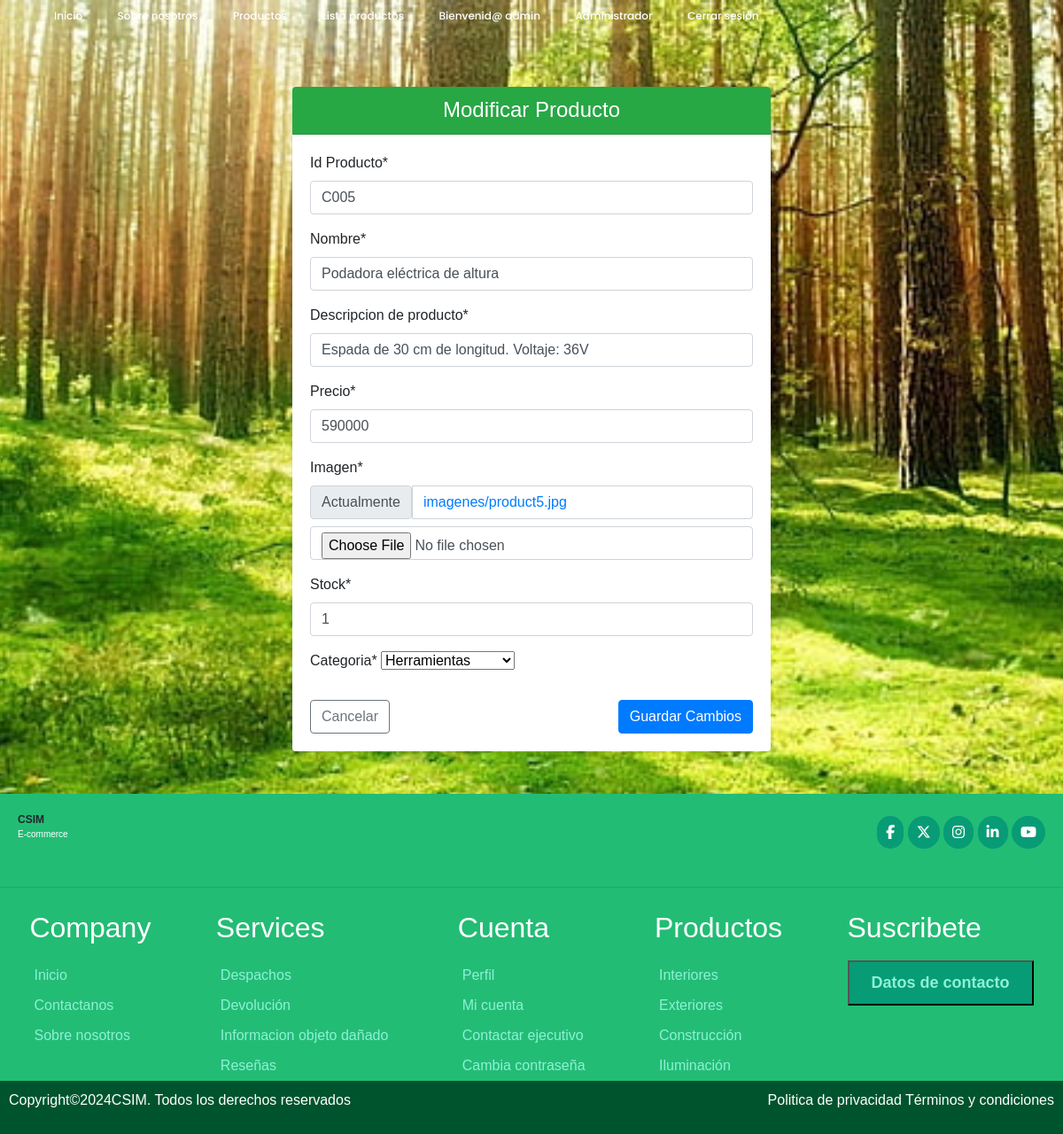
The page /modificar/C005/ (signed in) on the database its author committed.
### ferreteria/models.py (models this page shows, shortened)
class Producto(models.Model):
    idProducto = models.CharField(primary_key=True, max_length=5, verbose_name='Id Producto')
    nombre = models.CharField(max_length=50, verbose_name='Nombre del producto')
    descripcion = models.CharField(max_length=400,verbose_name='Descripcion de producto')
    precio = models.IntegerField(null=True, verbose_name='Ingrese precio producto')
    imagen= models.ImageField(upload_to="imagenes", null=True, verbose_name='Imagen')
    stock = models.IntegerField(verbose_name='stock',default=0)
    categoria= models.ForeignKey('Categoria', on_delete=models.CASCADE, verbose_name='Categoria')

### ferreteria/views.py (the view)
# urls.py: path('modificar/<id>/', views.modificar, name="modificar"),
@permission_required ('ferreteria.change_producto')
def modificar(request, id):
    producto = get_object_or_404(Producto, idProducto=id)
    data = {
        'form': ProductoForm(instance=producto)
    }
    if request.method== 'POST':
        formulario = ProductoForm(data=request.POST, instance=producto, files=request.FILES)
        if formulario.is_valid():
            formulario.save()
            messages.success(request, "Modificado correctamente")
        return redirect(to="lista")
    return render (request, 'producto/modificar.html', data)

### ferreteria/forms.py
class ProductoForm(forms.ModelForm):
    nombre = forms.CharField(min_length=3, max_length=50)
    imagen = forms.ImageField(required=True, validators=[MaxSizeFileValidator(max_file_size=4)])
    precio = forms.IntegerField(min_value=1, max_value=3000000)
    class Meta:
        model = Producto
        fields = '__all__'

### ferreteria/context_processor.py (called while the page is built, shortened)
def total_carrito(request):
    total = 0
    return {'total_carrito':int(total)}

### ferreteria/models.py (called while the page is built)
    def __str__(self):
        return self.nombreCategoria

### ferreteria/templates/producto/modificar.html (shortened to what this page needs)
{% extends 'base.html' %}
{% load static %}
{% load crispy_forms_tags %}
{% block css %}
<link rel="stylesheet" href="{% static 'css/estilo.css' %}">
{% endblock %}
{% block contenido %}
<div class="container my-5">
    <div class="row justify-content-center">
        <div class="col-12 col-md-8 col-lg-6">
            <div class="card shadow-sm border-0">
                <div class="card-header bg-success text-white text-center rounded-top">
                    <h4 class="mb-0">Modificar Producto</h4>
                </div>
                <div class="card-body">
                    <form action="" method="post" enctype="multipart/form-data">
                        {{ form|crispy }}
                        <div class="d-flex justify-content-between mt-4">
                            <a href="{% url 'lista' %}" class="btn btn-outline-secondary">Cancelar</a>
                            <button type="submit" class="btn btn-primary">Guardar Cambios</button>
                        </div>
                    </form>
                </div>
            </div>
        </div>
    </div>
</div>
{% endblock %}

### ferreteria/templates/base.html (shortened to what this page needs)
<!DOCTYPE html>
<html lang="en">
<head>
    {% load static %}
    <link rel="stylesheet" href="https://cdn.jsdelivr.net/npm/bootstrap@4.5.3/dist/css/bootstrap.min.css">
    {% block css %}{% endblock %}
</head>
<body>
    <header>
        <div class="navbar">
            <ul class="links">
                {% if not user.is_authenticated %}
                    <li><a href="{% url 'index' %}"  >Inicio</a></li>
                    <li><a href="{% url 'nosotros' %}" >Sobre nosotros</a></li>
                    <li><a href="{% url 'tienda' %}"  >Productos</a></li>
                    <li><a href="{% url 'registrar' %}" >Registrarse</a></li>
                    <li><a href="{% url 'login' %}" >Iniciar sesión</a></li>
                {% elif user.is_authenticated and user.is_superuser %}
                    <li><a href="{% url 'index' %}"  >Inicio</a></li>
                    <li><a href="{% url 'nosotros' %}" >Sobre nosotros</a></li>
                    <li><a href="{% url 'tienda' %}"  >Productos</a></li>
                    <li><a href="{% url 'lista' %}" >Lista productos</a></li>
                    <li><a href="{% url 'perfil' %}">Bienvenid@ {{ user.username }}</a></li>
                    <li><a href="{% url 'administrador' %}">Administrador </a></li>
                    <li><a href="{% url 'cerrar' %}">Cerrar sesión </a></li>
                {% endif %}
            </ul>
        </div>
    </header>
    <div id="contenido">
        {% block contenido %}
        {% endblock %}
    </div>
    <footer class="pie">
        <div class="header">
            <div class="logo">
                <div class="title">CSIM</div>
                <p class="logotipo">E-commerce</p>
            </div>
            <div class="redes">
                <span class="fb"><a href="https://www.facebook.com/?locale=es_LA" target="_blank" style="text-decoration: none; color:#fff;"><i class="fa-brands fa-facebook-f"></a></i></span>
                <span class="tw"><a href="https://x.com/?lang=es&mx=2" style="text-decoration: none; color:#fff;"><i class="fa-brands fa-x-twitter"></a></i></span>
                <span class="in"><a href="https://www.instagram.com/" style="text-decoration: none; color:#fff;"><i class="fa-brands fa-instagram"></a></i></span>
                <span class="li"><a href="https://cl.linkedin.com/" style="text-decoration: none; color:#fff;"><i class="fa-brands fa-linkedin-in"></a></i></span>
                <span class="yo"><a href="https://www.youtube.com/" style="text-decoration: none; color:#fff;"><i class="fa-brands fa-youtube"></a></i></span>
            </div>
        </div>
        <hr>
        <div class="section">
            <div>
                <h2>Company</h2>
                <a href="{% url 'index' %}">Inicio</a>
                <a href="{% url 'nosotros' %}">Contactanos</a>
                <a href="{% url 'nosotros' %}">Sobre nosotros</a>
            </div>
            <div>
                <h2>Services</h2>
                <a href="{% url 'nosotros' %}">Despachos</a>
                <a href="{% url 'nosotros' %}">Devolución </a>
                <a href="{% url 'nosotros' %}">Informacion objeto dañado</a>
                <a href="{% url 'nosotros' %}">Reseñas</a>
            </div>
            <div>
                <h2>Cuenta</h2>
                <a href="#">Perfil</a>
                <a href="#">Mi cuenta</a>
                <a href="{% url 'nosotros' %}">Contactar ejecutivo</a>
                <a href="#">Cambia contraseña</a>
            </div>
            <div>
                <h2>Productos</h2>
                <a href="#">Interiores</a>
                <a href="#">Exteriores</a>
                <a href="#">Construcción</a>
                <a href="#">Iluminación</a>
            </div>
            <div>
                <h2>Suscribete</h2>
                <form action="">
                    <button type="submit"><a href="{% url 'nosotros' %}" style="text-decoration: none;">Datos de contacto</a></button>
                </form>
            </div>
        </div>
        <div class="derechos">
            <p>Copyright©2024CSIM. Todos los derechos reservados</p>
            <p>Politica de privacidad        Términos y condiciones</p>
        </div>
    </footer>

### ferreteria/static/css/estilo.css (style rules this page uses)
* { margin: 0; padding: 0; box-sizing: border-box; font-family: sans-serif; }
body { font-family: "Poppins", sans-serif; background: url(../img/foto2.jpg) no-repeat center center fixed; background-size: cover; background-position: center; width: 100%; }
header { width: 1140px; max-width: 1200px; margin: auto; height: 50px; display: flex; align-items: center; position: relative; z-index: 100; }
header .navbar ul { float: right; margin-right: 20px; }
header .navbar ul li { display: inline-block; line-height: 80px; margin: 0 5px; }
header .navbar a { color: #fff; margin-right: 5px; padding: 5px 10px; font-family: "Poppins", sans-serif; font-size: 12px; transition: 0.3s; font-weight: 500; text-decoration: none; }
.pie { background-color: rgb(35, 188, 117); box-sizing: border-box; font-family: "Exo 2", sans-serif; }
.pie .header .logo .title { font-size: 12px; display: flex; align-items: left; font-weight: bold; }
.pie .header .logo .logotipo { font-size: 10px; color: #fff; }
.pie .header { display: flex; justify-content: space-between; padding: 20px; align-items: center; }
.pie .header .redes .fb, .pie .header .redes .tw, .pie .header .redes .in, .pie .header .redes .li, .pie .header .redes .yo { background: rgb(7, 156, 117); padding: 10px; border-radius: 80px; color: #fff; align-items: right; }
.pie .section { display: flex; justify-content: space-evenly; gap: 40px; }
.pie .section div { display: flex; flex-direction: column; }
.pie .section div h2 { color: #fff; padding: 10px 0; }
.pie .section a { color: rgb(141, 241, 214); padding: 5px; }
.pie .section form { display: flex; flex-direction: column; gap: 10px; }
.pie .section form button { padding: 10px 20px; background: rgb(7, 156, 117); color: #fff; font-weight: bold; font-size: 18px; }
.pie .derechos { display: flex; justify-content: space-between; padding: 10px; background: rgb(0, 84, 45); color: #fff; }

### rows shown on the page
Producto: idProducto "C005", nombre "Podadora eléctrica de altura", descripcion "Espada de 30 cm de longitud. Voltaje: 36V", precio "590000", stock "1", categoria "Herramientas"

### other values the page prints
{{ user.username }} "admin"
